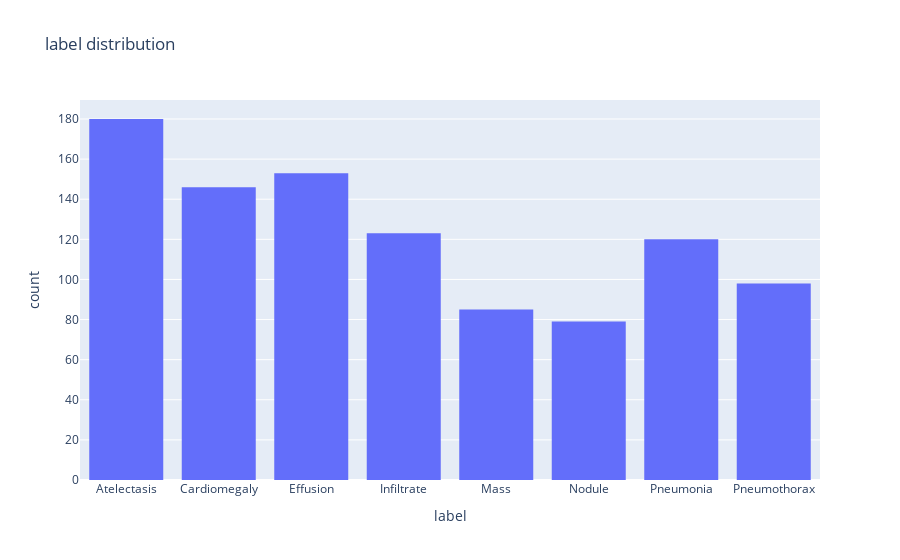

This figure's notebook cell:
### Code cell
import plotly.express as px

fig = px.histogram(df.sort_values(by='label'), x='label', title='label distribution')
fig.show()

### Figure 1 — Plotly figure (JSON) as saved in the notebook; plotly's stock layout.template omitted (floating-point values rounded to 4 significant figures; data arrays with more than 128 entries replaced by an {"elided": "..."} marker saying what was removed)
{"data": [{"alignmentgroup": "True", "bingroup": "x", "hovertemplate": "label=%{x}<br>count=%{y}<extra></extra>", "legendgroup": "", "marker": {"color": "#636efa", "pattern": {"shape": ""}}, "name": "", "offsetgroup": "", "orientation": "v", "showlegend": false, "x": {"elided": "984 str values"}, "xaxis": "x", "yaxis": "y", "type": "histogram"}], "layout": {"xaxis": {"anchor": "y", "domain": [0.0, 1.0], "title": {"text": "label"}}, "yaxis": {"anchor": "x", "domain": [0.0, 1.0], "title": {"text": "count"}}, "legend": {"tracegroupgap": 0}, "title": {"text": "label distribution"}, "barmode": "relative"}}
